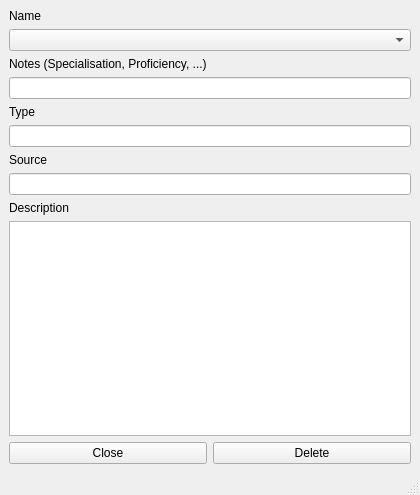
<?xml version="1.0" encoding="UTF-8"?>
<ui version="4.0">
 <class>FeatEdit</class>
 <widget class="QMainWindow" name="FeatEdit">
  <property name="geometry">
   <rect>
    <x>0</x>
    <y>0</y>
    <width>420</width>
    <height>495</height>
   </rect>
  </property>
  <property name="windowTitle">
   <string>MainWindow</string>
  </property>
  <widget class="QWidget" name="centralwidget">
   <layout class="QGridLayout" name="gridLayout">
    <item row="0" column="0" colspan="2">
     <widget class="QLabel" name="label">
      <property name="text">
       <string>Name</string>
      </property>
     </widget>
    </item>
    <item row="5" column="0" colspan="2">
     <widget class="QLineEdit" name="type"/>
    </item>
    <item row="7" column="0" colspan="2">
     <widget class="QLineEdit" name="source"/>
    </item>
    <item row="12" column="1">
     <widget class="QPushButton" name="deleteButton">
      <property name="text">
       <string>Delete</string>
      </property>
     </widget>
    </item>
    <item row="12" column="0">
     <widget class="QPushButton" name="closeButton">
      <property name="text">
       <string>Close</string>
      </property>
     </widget>
    </item>
    <item row="1" column="0" colspan="2">
     <widget class="QComboBox" name="name"/>
    </item>
    <item row="4" column="0" colspan="2">
     <widget class="QLabel" name="label_2">
      <property name="text">
       <string>Type</string>
      </property>
     </widget>
    </item>
    <item row="11" column="0" colspan="2">
     <widget class="QTextBrowser" name="notes"/>
    </item>
    <item row="10" column="0" colspan="2">
     <widget class="QLabel" name="label_3">
      <property name="text">
       <string>Description</string>
      </property>
     </widget>
    </item>
    <item row="6" column="0">
     <widget class="QLabel" name="label_4">
      <property name="text">
       <string>Source</string>
      </property>
     </widget>
    </item>
    <item row="3" column="0" colspan="2">
     <widget class="QLineEdit" name="additionalNotes"/>
    </item>
    <item row="2" column="0" colspan="2">
     <widget class="QLabel" name="label_5">
      <property name="text">
       <string>Notes (Specialisation, Proficiency, ...)</string>
      </property>
     </widget>
    </item>
   </layout>
  </widget>
  <widget class="QMenuBar" name="menubar">
   <property name="geometry">
    <rect>
     <x>0</x>
     <y>0</y>
     <width>420</width>
     <height>21</height>
    </rect>
   </property>
  </widget>
  <widget class="QStatusBar" name="statusbar"/>
 </widget>
 <tabstops>
  <tabstop>name</tabstop>
  <tabstop>additionalNotes</tabstop>
  <tabstop>type</tabstop>
  <tabstop>source</tabstop>
  <tabstop>notes</tabstop>
  <tabstop>closeButton</tabstop>
  <tabstop>deleteButton</tabstop>
 </tabstops>
 <resources/>
 <connections/>
</ui>
